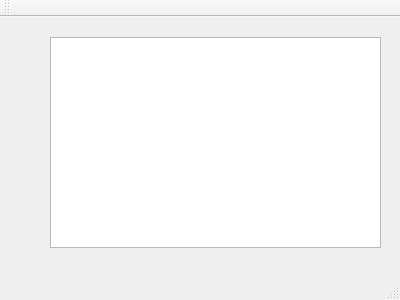
<?xml version="1.0" encoding="UTF-8"?>
<ui version="4.0">
 <class>MainWindow</class>
 <widget class="QMainWindow" name="MainWindow">
  <property name="geometry">
   <rect>
    <x>0</x>
    <y>0</y>
    <width>400</width>
    <height>300</height>
   </rect>
  </property>
  <property name="windowTitle">
   <string>MainWindow</string>
  </property>
  <widget class="QWidget" name="centralWidget">
   <widget class="QTextEdit" name="textEdit">
    <property name="geometry">
     <rect>
      <x>50</x>
      <y>20</y>
      <width>331</width>
      <height>211</height>
     </rect>
    </property>
   </widget>
  </widget>
  <widget class="QMenuBar" name="menuBar">
   <property name="geometry">
    <rect>
     <x>0</x>
     <y>0</y>
     <width>400</width>
     <height>21</height>
    </rect>
   </property>
  </widget>
  <widget class="QToolBar" name="mainToolBar">
   <attribute name="toolBarArea">
    <enum>TopToolBarArea</enum>
   </attribute>
   <attribute name="toolBarBreak">
    <bool>false</bool>
   </attribute>
  </widget>
  <widget class="QStatusBar" name="statusBar"/>
 </widget>
 <layoutdefault spacing="6" margin="11"/>
 <resources/>
 <connections/>
</ui>
